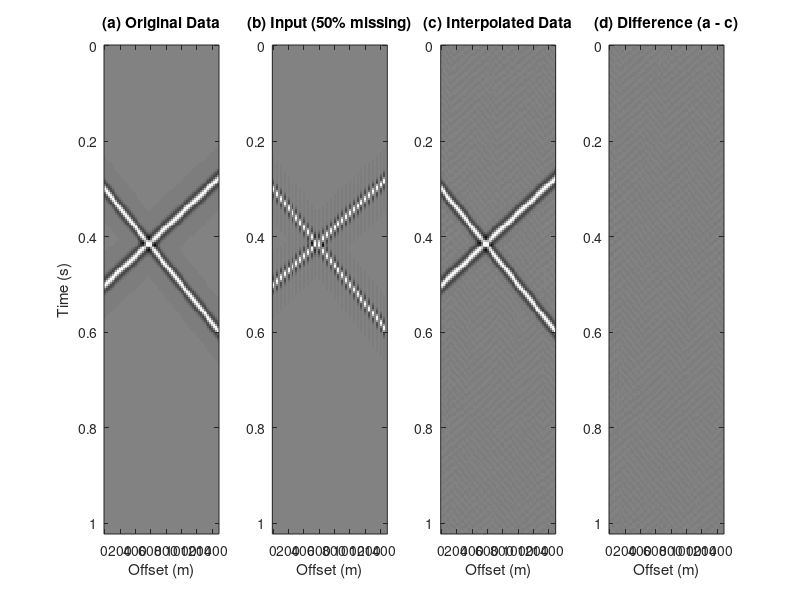
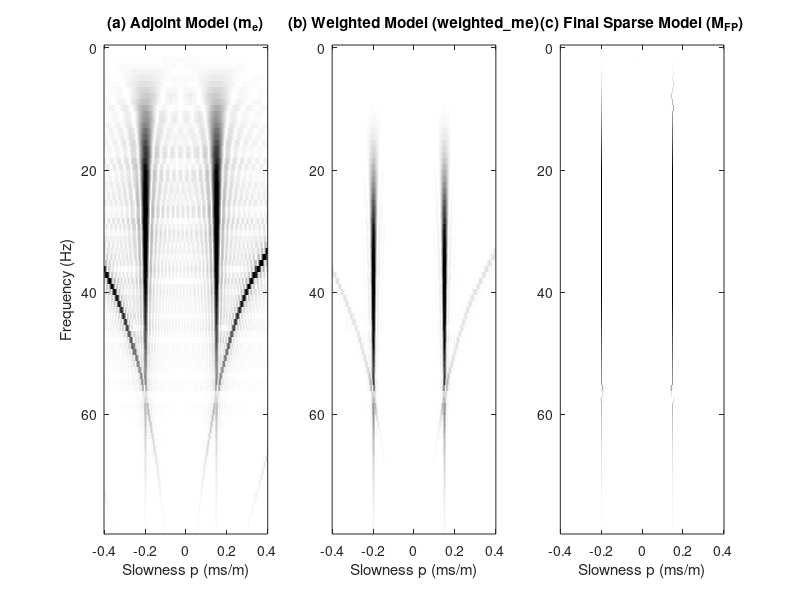
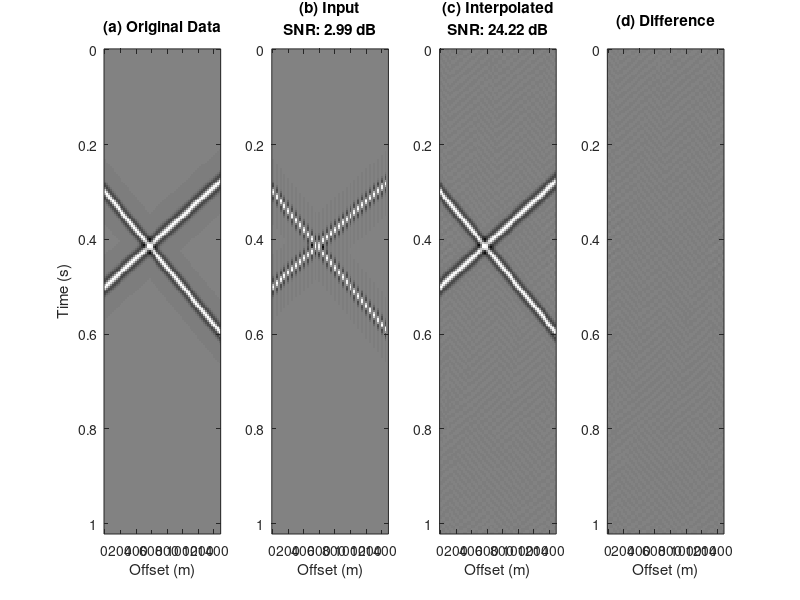

MATLAB code for these plots, in order:

clear; clc; close all;

%% 1. 生成合成测试数据 (模拟 2D 交叉同相轴)
dt = 0.004;             % 时间采样率 (s)
nt = 256;               % 时间采样点数
t = (0:nt-1) * dt;      % 时间轴

dx = 25;                % 空间采样率 (m)
nx = 60;                % 总道数
x = (0:nx-1) * dx;      % 空间轴 (全集)

% 模拟两个倾角不同的同相轴
p_true1 = 0.0002;       % 射线参数 1 (s/m)
p_true2 = -0.00015;     % 射线参数 2 (s/m)
f_peak = 30;            % 雷克子波中心频率

% 生成全排列无缺失数据
d_full = zeros(nt, nx);
for ix = 1:nx
    tau1 = 0.3 + p_true1 * x(ix);
    tau2 = 0.5 + p_true2 * x(ix);
    
    % 雷克子波生成
    wavelet1 = (1 - 2 * (pi * f_peak * (t - tau1)).^2) .* exp(-(pi * f_peak * (t - tau1)).^2);
    wavelet2 = (1 - 2 * (pi * f_peak * (t - tau2)).^2) .* exp(-(pi * f_peak * (t - tau2)).^2);
    
    d_full(:, ix) = wavelet1 + wavelet2;
end

%% 2. 模拟空间规则缺失 (产生假频)
missing_ratio = 2; % 每隔2道保留1道 (50%缺失)
obs_idx = 1:missing_ratio:nx; 
x_obs = x(obs_idx);
nx_obs = length(x_obs);
d_obs = zeros(nt, nx);
d_obs(:, obs_idx) = d_full(:, obs_idx); % 缺失道补零用于显示
d_input = d_full(:, obs_idx);           % 实际输入算法的数据矩阵 (nt x nx_obs)

%% 3. 频率域抗混叠贪婪 Radon 变换 (AAGRT)
% 参数设置
p_max = 0.0004;           % 最大射线参数范围
dp = 0.000005;            % 射线参数扫描步长
p = -p_max:dp:p_max;      % Radon域 p 轴
np = length(p);

nitr = 10;                % 贪婪算法(匹配追踪)单频率迭代次数
N_keep = 1;               % 每次选取的最大能量个数 (按伪代码N, 这里设为1即标准MP)

% 步骤 1: 1D 傅里叶变换到 F-X 域
Nfft = nt;
D_FX = fft(d_input, Nfft, 1);
df = 1 / (Nfft * dt);
freqs = (0:Nfft/2) * df;  % 仅计算正频率

% 初始化权重 A(p) 和 模型
A_p = zeros(1, np);
M_FP = zeros(Nfft, np);          % 插值后: AAGRT Radon 模型
M_FP_Adjoint = zeros(Nfft, np);  % 插值前: 伴随 Radon 模型 (用于对比)
Weighted_ME_FP = zeros(Nfft, np); % 【新增】：用于保存在 F-P 域的加权伴随模型

% 步骤 2: 沿频率循环 (必须从低频到高频，以累积抗混叠权重)
% 避开直流分量(f=0)，从第二个频率开始
for idf = 2:(Nfft/2 + 1)
    w = 2 * pi * freqs(idf);
    
    % 当前频率的观测数据
    d_w = D_FX(idf, :).'; % 大小: nx_obs x 1
    
    % 正演与伴随算子矩阵 (局部)
    L = exp(1i * w * x_obs.' * p); 
    L_adj = L'; % 共轭转置
    
    d_resi = d_w;
    m_w = zeros(np, 1);
    
    % 初始伴随变换，用于更新抗混叠权重 A(p)
    m_e_init = L_adj * d_resi; 
    M_FP_Adjoint(idf, :) = m_e_init.'; % 【新增】保存插值前伴随模型
    A_p = A_p + abs(m_e_init).';       % 根据之前的低频累积能量更新权重
    % 【新增】：记录当前频率下，第一次进入贪婪迭代前的加权能量 (即 F-P 域的 weighted_me)
    Weighted_ME_FP(idf, :) = abs(m_e_init).' .* A_p;

    % 贪婪迭代 (Matching Pursuit)
    for iter = 1:nitr
        % 计算伴随模型残差
        m_e = L_adj * d_resi; 
        
        % 利用低频累积权重 A(p) 对当前伴随模型加权，压制假频
        weighted_me = abs(m_e).' .* A_p; 
        
        % 寻找加权后能量最强的 N_keep 个元素的索引
        [~, sort_idx] = sort(weighted_me, 'descend');
        best_idx = sort_idx(1:N_keep);
        
        for k = 1:N_keep
            idx = best_idx(k);
            alpha = (L(:, idx)' * d_resi) / nx_obs; 
            
            % 更新模型
            m_w(idx) = m_w(idx) + alpha;
            
            % 更新数据残差
            d_resi = d_resi - L(:, idx) * alpha;
        end
    end
    
    % 保存当前频率的优化模型
    M_FP(idf, :) = m_w.';
    
    % 由于是实数信号，负频率共轭对称
    if idf > 1 && idf < (Nfft/2 + 1)
        M_FP_Adjoint(Nfft - idf + 2, :) = conj(m_e_init.');
        M_FP(Nfft - idf + 2, :) = conj(m_w.');
    end
end

%% 4. 数据重构 (利用求解出的 Radon 模型向全空间网格插值)
D_FX_interp = zeros(Nfft, nx);

for idf = 2:(Nfft/2 + 1)
    w = 2 * pi * freqs(idf);
    % 全空间的傅里叶正演算子
    L_full = exp(1i * w * x.' * p);
    
    % 利用最优的 M_FP 预测全空间数据
    m_w = M_FP(idf, :).';
    D_FX_interp(idf, :) = (L_full * m_w).';
    
    if idf > 1 && idf < (Nfft/2 + 1)
        D_FX_interp(Nfft - idf + 2, :) = conj(D_FX_interp(idf, :));
    end
end

% IFFT 回到 T-X 域并取实部
d_interp = real(ifft(D_FX_interp, Nfft, 1));

%% 5. 绘图对比 (时间域)
figure('Position', [100, 100, 1000, 400], 'Name', 'Time Domain');
subplot(1, 4, 1);
imagesc(x, t, d_full); colormap(gray); caxis([-1 1]);
title('(a) Original Data'); xlabel('Offset (m)'); ylabel('Time (s)');
subplot(1, 4, 2);
imagesc(x, t, d_obs); colormap(gray); caxis([-1 1]);
title('(b) Input (50% missing)'); xlabel('Offset (m)');
subplot(1, 4, 3);
imagesc(x, t, d_interp); colormap(gray); caxis([-1 1]);
title('(c) Interpolated Data'); xlabel('Offset (m)');
subplot(1, 4, 4);
imagesc(x, t, d_full - d_interp); colormap(gray); caxis([-1 1]);
title('(d) Difference (a - c)'); xlabel('Offset (m)');

%% 6. 绘图对比 (Radon / F-P 域前后对比 - 包含 Weighted_ME)
% 截取绘图频带 0 - 80 Hz 以避免高频无用区域
f_max_plot = 80;
f_idx = freqs <= f_max_plot;
freqs_plot = freqs(f_idx);

abs_M_Adjoint = abs(M_FP_Adjoint(f_idx, :));
abs_Weighted_ME = abs(Weighted_ME_FP(f_idx, :)); % 【提取加权能量】
abs_M_AAGRT   = abs(M_FP(f_idx, :));

figure('Position', [100, 200, 1200, 450], 'Name', 'F-P Domain Progressive Comparison');

% 1. 原始伴随模型 (充满假频)
subplot(1, 3, 1);
vmax1 = max(abs_M_Adjoint(:)) * 0.8;
imagesc(p*1000, freqs_plot, abs_M_Adjoint); 
colormap(1-gray); caxis([0, vmax1]); set(gca, 'YDir', 'reverse');
title('(a) Adjoint Model (m_e)');
xlabel('Slowness p (ms/m)'); ylabel('Frequency (Hz)');

% 2. 加权后的伴随模型 (weighted_me) - 假频被压制
subplot(1, 3, 2);
% 加权后的数值量级变了，重新计算色标
vmax2 = max(abs_Weighted_ME(:)) * 0.8; 
imagesc(p*1000, freqs_plot, abs_Weighted_ME); 
colormap(1-gray); caxis([0, vmax2]); set(gca, 'YDir', 'reverse');
title('(b) Weighted Model (weighted\_me)');
xlabel('Slowness p (ms/m)');

% 3. AAGRT最终提取的稀疏模型 (干净的聚焦点)
subplot(1, 3, 3);
vmax3 = max(abs_M_AAGRT(:)) * 0.8;
imagesc(p*1000, freqs_plot, abs_M_AAGRT); 
colormap(1-gray); caxis([0, vmax3]); set(gca, 'YDir', 'reverse');
title('(c) Final Sparse Model (M_{FP})');
xlabel('Slowness p (ms/m)');

%% 7. 计算并标注信噪比 (SNR)

% 定义计算函数 (匿名函数)
calc_snr = @(orig, recon) 10 * log10(sum(orig(:).^2) / sum((orig(:) - recon(:)).^2));

% 1. 计算输入数据（含零值）的信噪比
% 注意：d_obs 中缺失道为0，这些0被视为误差的一部分
snr_input = calc_snr(d_full, d_obs);

% 2. 计算插值重构后的信噪比
snr_recon = calc_snr(d_full, d_interp);

% 打印结果到命令行
fprintf('\n=== 信噪比分析 ===\n');
fprintf('输入观测数据 (含缺失) SNR: %.2f dB\n', snr_input);
fprintf('AAGRT 插值重构后 SNR: %.2f dB\n', snr_recon);
fprintf('信噪比提升: %.2f dB\n', snr_recon - snr_input);

%% 8. 更新时间域绘图 (添加 SNR 标注)
figure('Position', [100, 100, 1200, 450], 'Name', 'Time Domain with SNR');

subplot(1, 4, 1);
imagesc(x, t, d_full); colormap(gray); caxis([-1 1]);
title('(a) Original Data'); xlabel('Offset (m)'); ylabel('Time (s)');

subplot(1, 4, 2);
imagesc(x, t, d_obs); colormap(gray); caxis([-1 1]);
title(sprintf('(b) Input\nSNR: %.2f dB', snr_input)); xlabel('Offset (m)');

subplot(1, 4, 3);
imagesc(x, t, d_interp); colormap(gray); caxis([-1 1]);
title(sprintf('(c) Interpolated\nSNR: %.2f dB', snr_recon)); xlabel('Offset (m)');

subplot(1, 4, 4);
imagesc(x, t, d_full - d_interp); colormap(gray); caxis([-1 1]);
title(sprintf('(d) Difference\n')); 
xlabel('Offset (m)');
